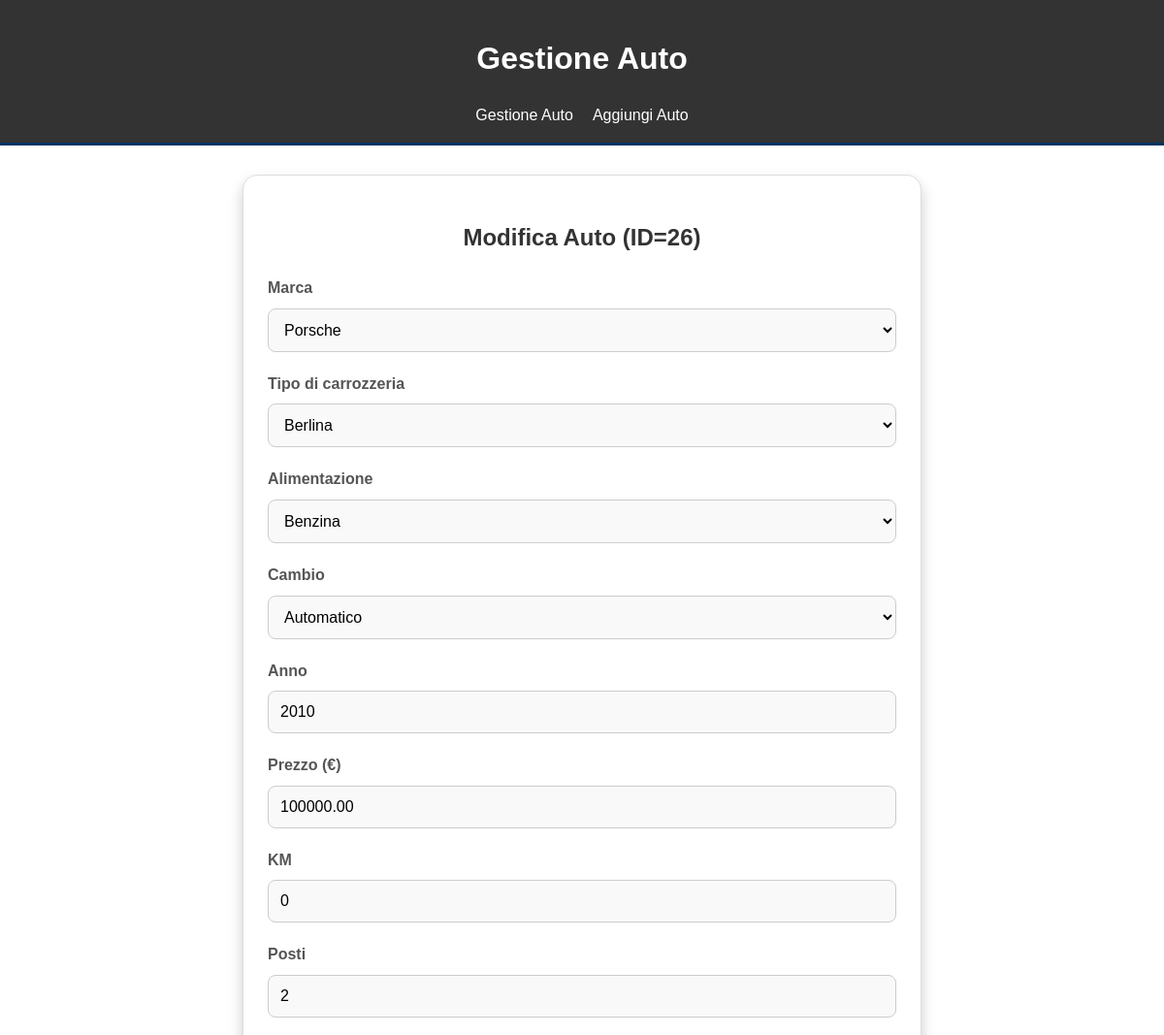
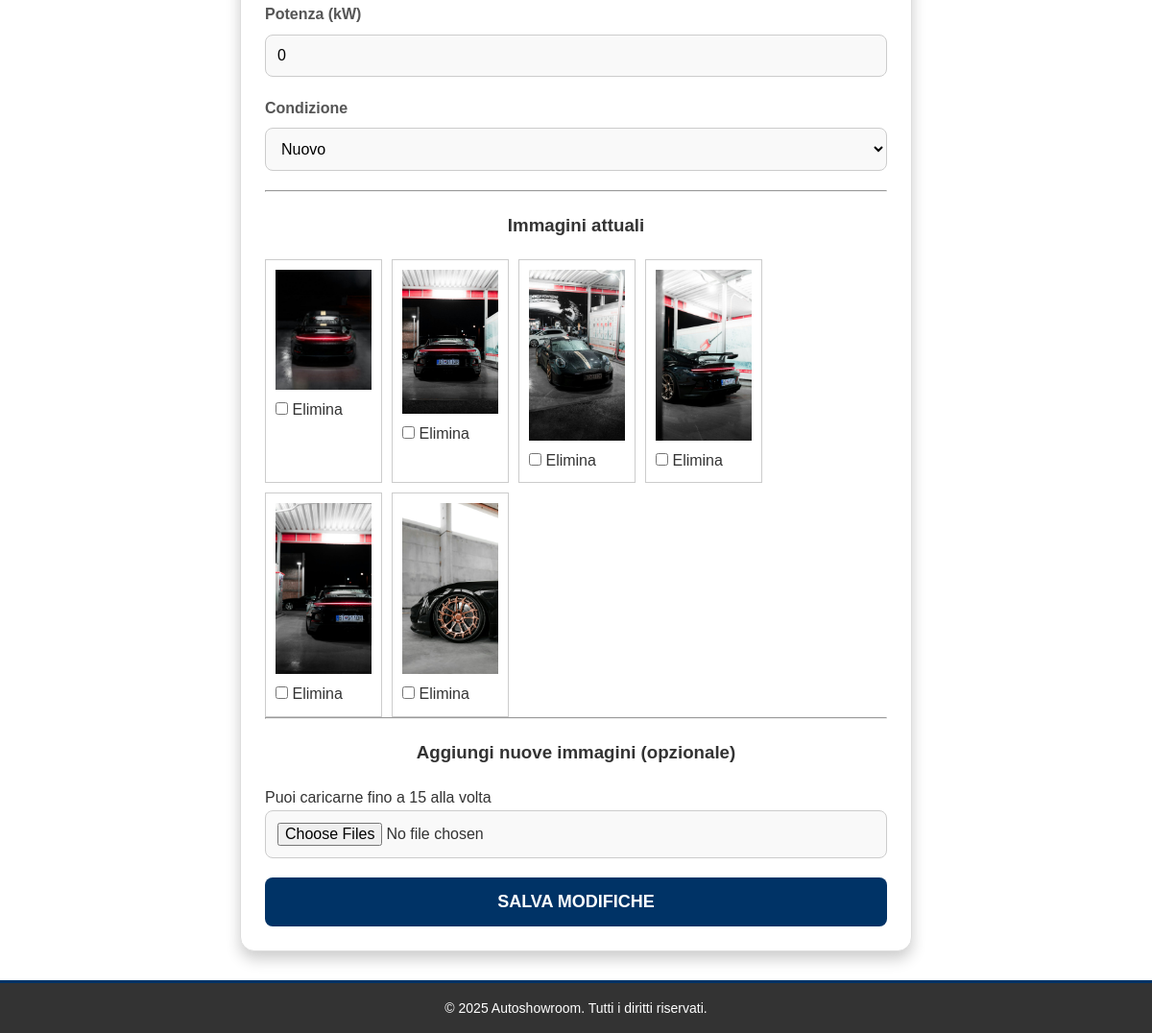
The app's page /admin/edit_car.php?id=26 (signed in) with its own data (2 pictures, top to bottom).
### tables this page shows
CREATE TABLE `cars` (
  `id` int(11) NOT NULL,
  `brand_id` int(11) NOT NULL,
  `car_type_id` int(11) NOT NULL,
  `fuel_type_id` int(11) NOT NULL,
  `transmission_id` int(11) NOT NULL,
  `year` year(4) NOT NULL,
  `price` decimal(10,2) NOT NULL,
  `km` int(11) NOT NULL,
  `seats` tinyint(4) NOT NULL,
  `power_kw` int(11) NOT NULL,
  `car_condition` enum('nuovo','usato') NOT NULL
);

CREATE TABLE `brands` (
  `id` int(11) NOT NULL,
  `name` varchar(50) NOT NULL
);

CREATE TABLE `car_types` (
  `id` int(11) NOT NULL,
  `name` varchar(50) NOT NULL
);

CREATE TABLE `fuel_types` (
  `id` int(11) NOT NULL,
  `name` varchar(50) NOT NULL
);

CREATE TABLE `transmissions` (
  `id` int(11) NOT NULL,
  `name` varchar(50) NOT NULL
);

CREATE TABLE `car_images` (
  `id` int(11) NOT NULL,
  `car_id` int(11) NOT NULL,
  `image_path` varchar(255) NOT NULL
);

### functions/functions.php (called while the page is built, shortened)
<?php
require_once 'db.php';
function get_brands() {
    global $conn;
    $sql = "SELECT id, name FROM brands ORDER BY name";
    $stmt = $conn->prepare($sql);
    $stmt->execute();
    return $stmt->fetchAll(PDO::FETCH_ASSOC);
}
function get_car_types() {
    global $conn;
    $sql = "SELECT id, name FROM car_types ORDER BY name";
    $stmt = $conn->prepare($sql);
    $stmt->execute();
    return $stmt->fetchAll(PDO::FETCH_ASSOC);
}
function get_fuel_types() {
    global $conn;
    $sql = "SELECT id, name FROM fuel_types ORDER BY name";
    $stmt = $conn->prepare($sql);
    $stmt->execute();
    return $stmt->fetchAll(PDO::FETCH_ASSOC);
}
function get_transmissions() {
    global $conn;
    $sql = "SELECT id, name FROM transmissions ORDER BY name";
    $stmt = $conn->prepare($sql);
    $stmt->execute();
    return $stmt->fetchAll(PDO::FETCH_ASSOC);
}
function get_car_by_id($id) {
    global $conn;
    $stmt = $conn->prepare("SELECT * FROM cars WHERE id = ?");
    $stmt->execute([$id]);
    return $stmt->fetch(PDO::FETCH_ASSOC);
}
?>

### admin/edit_car.php (the view, shortened to what this page needs)
<?php
require_once '../functions/functions.php';
$id = isset($_GET['id']) ? (int)$_GET['id'] : 0;
$car = get_car_by_id($id);
$stmt = $conn->prepare("SELECT id, image_path FROM car_images WHERE car_id = ?");
$stmt->execute([$id]);
$existing_images = $stmt->fetchAll(PDO::FETCH_ASSOC);
$brands        = get_brands();
$car_types     = get_car_types();
$fuel_types    = get_fuel_types();
$transmissions = get_transmissions();
?>
<!DOCTYPE html>
<html lang="it">
<head>
    <link rel="stylesheet" href="../css/admin.css">
</head>
<body>
    <header class="header">
        <h1><a href="./admin.php">Gestione Auto</a></h1>
        <nav>
            <ul>
                <li><a href="./admin.php">Gestione Auto</a></li>
                <li><a href="./add_car.php">Aggiungi Auto</a></li>
            </ul>
        </nav>
    </header>
    <div class="form-wrapper">
        <h2 class="form-title">Modifica Auto (ID=<?php echo $car['id']; ?>)</h2>
        <form method="POST" action="edit_car.php?id=<?php echo $car['id']; ?>" enctype="multipart/form-data">
            <div class="form-group">
                <label for="brand_id">Marca</label>
                <select id="brand_id" name="brand_id" required>
                    <?php foreach ($brands as $b): ?>
                        <option value="<?php echo $b['id']; ?>"
                            <?php if ($b['id'] == $car['brand_id']) echo 'selected'; ?>>
                            <?php echo htmlspecialchars($b['name']); ?>
                        </option>
                    <?php endforeach; ?>
                </select>
            </div>
            <div class="form-group">
                <label for="car_type_id">Tipo di carrozzeria</label>
                <select id="car_type_id" name="car_type_id" required>
                    <?php foreach ($car_types as $ct): ?>
                        <option value="<?php echo $ct['id']; ?>"
                            <?php if ($ct['id'] == $car['car_type_id']) echo 'selected'; ?>>
                            <?php echo htmlspecialchars($ct['name']); ?>
                        </option>
                    <?php endforeach; ?>
                </select>
            </div>
            <div class="form-group">
                <label for="fuel_type_id">Alimentazione</label>
                <select id="fuel_type_id" name="fuel_type_id" required>
                    <?php foreach ($fuel_types as $ft): ?>
                        <option value="<?php echo $ft['id']; ?>"
                            <?php if ($ft['id'] == $car['fuel_type_id']) echo 'selected'; ?>>
                            <?php echo htmlspecialchars($ft['name']); ?>
                        </option>
                    <?php endforeach; ?>
                </select>
            </div>
            <div class="form-group">
                <label for="transmission_id">Cambio</label>
                <select id="transmission_id" name="transmission_id" required>
                    <?php foreach ($transmissions as $t): ?>
                        <option value="<?php echo $t['id']; ?>"
                            <?php if ($t['id'] == $car['transmission_id']) echo 'selected'; ?>>
                            <?php echo htmlspecialchars($t['name']); ?>
                        </option>
                    <?php endforeach; ?>
                </select>
            </div>
            <div class="form-group">
                <label for="year">Anno</label>
                <input type="number" id="year" name="year"
                       min="1900" max="2100" required
                       value="<?php echo htmlspecialchars($car['year']); ?>">
            </div>
            <div class="form-group">
                <label for="price">Prezzo (€)</label>
                <input type="number" id="price" name="price" step="0.01" required
                       value="<?php echo htmlspecialchars($car['price']); ?>">
            </div>
            <div class="form-group">
                <label for="km">KM</label>
                <input type="number" id="km" name="km" required
                       value="<?php echo htmlspecialchars($car['km']); ?>">
            </div>
            <div class="form-group">
                <label for="seats">Posti</label>
                <input type="number" id="seats" name="seats" required
                       value="<?php echo htmlspecialchars($car['seats']); ?>">
            </div>
            <div class="form-group">
                <label for="power_kw">Potenza (kW)</label>
                <input type="number" id="power_kw" name="power_kw" required
                       value="<?php echo htmlspecialchars($car['power_kw']); ?>">
            </div>
            <div class="form-group">
                <label for="car_condition">Condizione</label>
                <select id="car_condition" name="car_condition" required>
                    <option value="nuovo" <?php if ($car['car_condition'] === 'nuovo') echo 'selected'; ?>>
                        Nuovo
                    </option>
                </select>
            </div>
            <hr>
            <h3>Immagini attuali</h3>
            <div style="display: flex; gap: 10px; flex-wrap: wrap;">
                <?php foreach ($existing_images as $img): ?>
                    <div style="border:1px solid #ccc; padding:10px;">
                        <img src="<?php echo htmlspecialchars($img['image_path']); ?>"
                             alt="Immagine" style="max-width:100px;">
                        <br>
                        <label>
                            <input type="checkbox" name="delete_images[]" value="<?php echo $img['id']; ?>">
                            Elimina
                        </label>
                    </div>
                <?php endforeach; ?>
            </div>
            <hr>
            <h3>Aggiungi nuove immagini (opzionale)</h3>
            <p>Puoi caricarne fino a 15 alla volta</p>
            <div class="form-group">
                <input type="file" name="images[]" multiple>
            </div>
            <button type="submit" class="form-button">Salva Modifiche</button>
        </form>
    </div>
    <footer>
        <p>&copy; 2025 Autoshowroom. Tutti i diritti riservati.</p>
    </footer>
</body>
</html>

### css/admin.css (style rules this page uses)
* { margin: 0; padding: 0; box-sizing: border-box; }
body { font-family: Arial, sans-serif; background-color: var(--color-white); color: var(--color-little-black); line-height: 1.6; }
h1, h2, h3 { text-align: center; margin: 20px 0; }
header { background-color: var(--color-little-black); color: var(--color-white); padding: 15px 0; border-bottom: 3px solid var(--color-primary); text-align: center; }
header h1 a { color: var(--color-white); text-decoration: none; }
header nav ul { display: flex; justify-content: center; list-style: none; gap: 20px; margin-top: 10px; }
header nav ul li a { color: var(--color-white); text-decoration: none; font-size: 16px; transition: color 0.3s ease; }
.form-wrapper { max-width: 700px; margin: 30px auto; padding: 25px; background-color: var(--color-white); border-radius: 15px; box-shadow: 0 8px 15px rgba(0, 0, 0, 0.2); border: 1px solid #ddd; }
.form-title { text-align: center; font-size: 24px; font-weight: bold; color: var(--color-little-black); margin-bottom: 20px; }
.form-group { margin-bottom: 20px; }
.form-group label { display: block; margin-bottom: 8px; font-weight: bold; font-size: 16px; color: #555; }
.form-group input, .form-group select, .form-group textarea { width: 100%; padding: 12px; border: 1px solid #ccc; border-radius: 8px; font-size: 16px; background-color: #f9f9f9; transition: border-color 0.3s ease, box-shadow 0.3s ease; }
.form-button { display: block; width: 100%; padding: 15px; background-color: var(--color-primary); color: white; font-size: 18px; font-weight: bold; text-transform: uppercase; border: none; border-radius: 8px; cursor: pointer; transition: background-color 0.3s ease; }
footer { background-color: var(--color-little-black); color: #fff; text-align: center; padding: 15px; border-top: 3px solid var(--color-primary); }
footer p { font-size: 14px; margin: 0; }

### css/root.css (style rules this page uses)
:root { --color-primary: #003366; --color-secondary: #47A0FF; --color-light: #c2c2c2; --color-accent: #70b8ff; --color-text: #333333; --color-text-light: #ffffff; --color-back-cards: #f5f5f5; --color-white: #ffffff; --color-little-black: #333; --transition-duration: 0.3s; }

### records on screen
cars: id "26", brand_id "Porsche", car_type_id "Berlina", fuel_type_id "Benzina", transmission_id "Automatico", year "2010", price "100000.00", km "0", seats "2", power_kw "0", car_condition "Nuovo"
car_images: image_path (picture)
car_images: image_path (picture)
car_images: image_path (picture)
car_images: image_path (picture)
car_images: image_path (picture)
car_images: image_path (picture)
